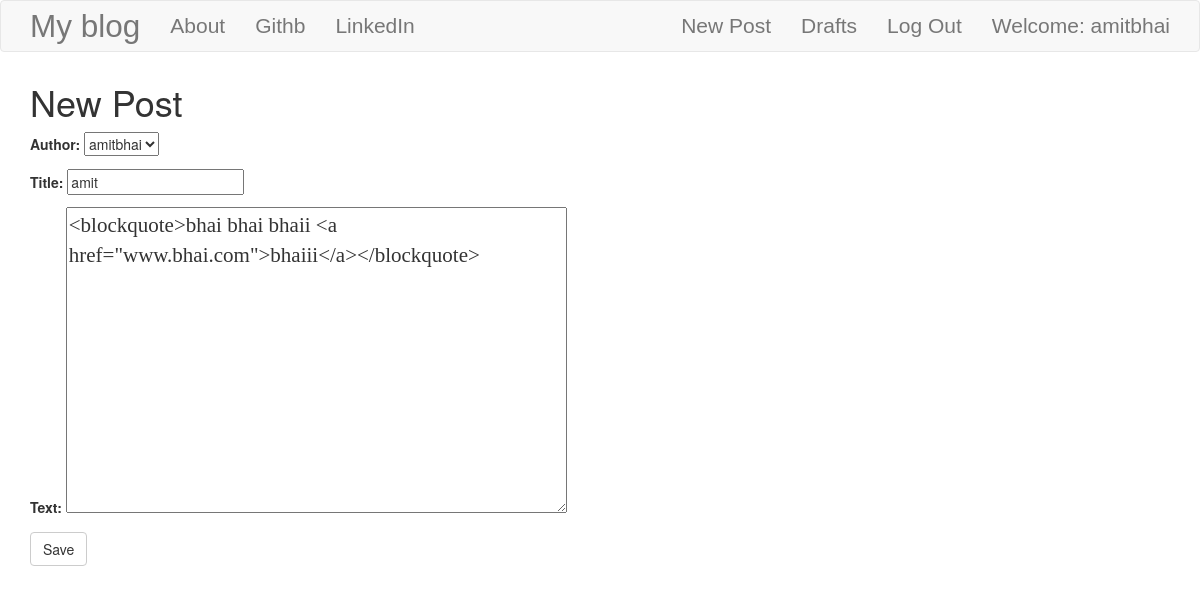
Page /post/6/edit/ (signed in) on the committed database.
### blog/models.py (models this page shows, shortened)
class Post(models.Model):
    author = models.ForeignKey('auth.User')
    title = models.CharField(max_length=200)
    text = models.TextField()
    created_date = models.DateTimeField(default=timezone.now)
    published_date = models.DateTimeField(blank=True, null=True)

### blog/views.py (the view)
# urls.py: url(r'^post/(?P<pk>\d+)/edit/$',views.PostUpdateView.as_view(),name='post_edit'),
class PostUpdateView(LoginRequiredMixin,UpdateView):
    login_url = '/login/'
    redirect_field_name = 'blog/post_detail.html'
    form_class = PostForm
    model = Post

### blog/forms.py
class PostForm(forms.ModelForm):
    class Meta():
        model = Post
        fields=('author','title','text')
        widgets={
             'title':forms.TextInput(attrs={'class':'textinputclass'}),
             'text':forms.Textarea(attrs={'class':'editable medium-editor-textarea postcontent'})
        }

### blog/templates/blog/post_form.html (shortened to what this page needs)
{% extends 'blog/base.html'%}
{% block content %}
   <h1>New Post</h1>
   <form method="POST" class="post-form" >
     {{form.as_p}}
     <button type="submit" class="ssave btn btn-default">Save</button>
   </form>
{% endblock %}

### blog/templates/blog/base.html (shortened to what this page needs)
<!DOCTYPE html>
{% load staticfiles %}
<html>
  <head>
    <link rel="stylesheet" href="https://maxcdn.bootstrapcdn.com/bootstrap/3.3.7/css/bootstrap.min.css" >
     <link rel="stylesheet" href="//cdn.jsdelivr.net/npm/medium-editor@latest/dist/css/medium-editor.min.css" type="text/css" media="screen" charset="utf-8">
<link rel="stylesheet" href="{% static 'css/hello.css'%}">
  </head>
  <body>
     <nav class ="navbar navbar-default techfont custom-navbar">
       <div class="container">
         <ul class="nav navbar-nav">
           <li><a class = 'navbar-brand bigbrand' href="{% url 'post_list' %}">My blog</a></li>
           <li><a href="{%url 'about' %}">About</a></li>
           <li><a href="https://www.github.com">Githb</a></li>
           <li><a href="https://www.linkedin.com">LinkedIn</a></li>
         </ul>
         <ul  class='nav navbar-nav navbar-right'>
           {% if user.is_authenticated %}
           <li>
                      <a href="{% url 'post_new'%}">New Post</a>
           </li>
           <li>
                     <a href="{%url 'post_draft_list'%}">Drafts</a>
           </li>
             <li>
                      <a href="{%url 'logout'%}">Log Out</a>
             </li>
             <li>
                   <a>Welcome: {{ user.username }}</a>
             </li>
             {% else %}
             <li>
                   <a class='nav navbar-right' href="{% url 'login'%}"> <span class="glyph">Login</span></a>
             </li>
             {% endif %}
         </ul>
       </div>
     </nav>
<div class="content container">
  <div class="row">
    <div class="col-md-8">
      <div class="blog_posts">
        {% block content %}
        {% endblock %}
      </div>
    </div>
  </div>
</div>
  </body>
</html>

### blog/templates/static/css/hello.css (style rules this page uses)
.techfont { font-family: 'Russo One',sans-serif; font-size: 1.5em; margin-bottom: 10px; }
.postcontent { font-family: 'Montserrat'; font-size: 1.5em; }
.bigbrand { font-size: 1.5em }

### rows in the picture
Post: author "amitbhai", title "amit", text "<blockquote>bhai bhai bhaii <a href=\"www.bhai.com\">bhaiii</a></blockquote>"

### other values in the picture
{{ user.username }} "amitbhai"
